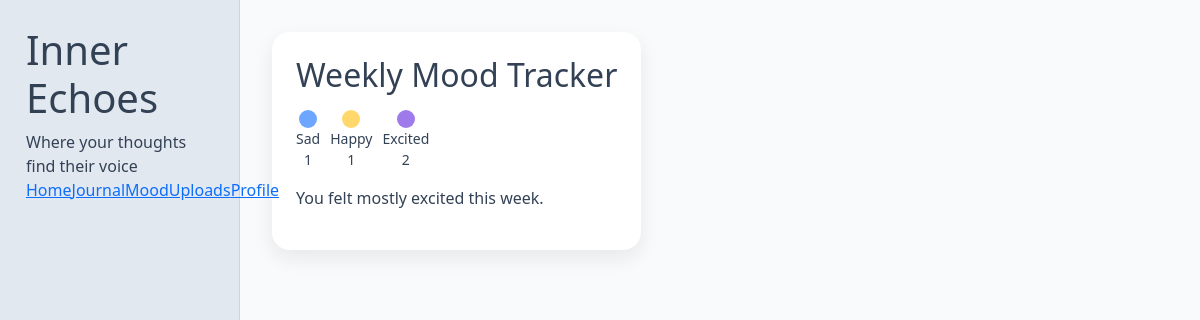
The app's page /mood (signed in) with its own data.
### tables this page shows
CREATE TABLE entries (
        id INTEGER PRIMARY KEY AUTOINCREMENT,
        username TEXT,
        title TEXT,
        content TEXT,
        mood TEXT,
        date TEXT,
        file TEXT, tags TEXT,
        FOREIGN KEY (username) REFERENCES users (username)
    );

### app.py (the view)
@app.route('/mood')
def mood():
    if not session.get('logged_in'):
        return redirect('/login')
    entries = get_user_entries(session.get('username'))
    mood_summary = Counter([e['mood'] for e in entries])
    top_mood = mood_summary.most_common(1)[0][0] if mood_summary else 'calm'
    return render_template('mood.html', mood_summary=mood_summary, top_mood=top_mood, current_mood=session.get('mood', 'happy'))

### app.py (called while the page is built)
def decrypt_text(encrypted_text):
    return cipher.decrypt(encrypted_text.encode()).decode()

def get_user_entries(username):
    conn = sqlite3.connect(DB_FILE)
    c = conn.cursor()
    c.execute('SELECT id, title, content, mood, date, file, tags FROM entries WHERE username = ? ORDER BY date DESC', (username,))
    rows = c.fetchall()
    conn.close()
    entries = []
    for row in rows:
        try:
            decrypted_content = decrypt_text(row[2])
        except Exception as e:
            print(f"Decryption failed for entry {row[0]}: {e}")
            decrypted_content = "[Content could not be decrypted - this entry may be corrupted]"
        entries.append({
            'id': row[0],
            'title': row[1],
            'content': decrypted_content,
            'mood': row[3],
            'date': row[4],
            'file': row[5],
            'tags': row[6] or ''
        })
    return entries

### templates/mood.html (shortened to what this page needs)
<!DOCTYPE html>
<html lang="en">
<head><meta charset="UTF-8"><meta name="viewport" content="width=device-width, initial-scale=1.0"><title>Feeling Tracker - Inner Echoes</title>
<link href="https://cdn.jsdelivr.net/npm/bootstrap@5.3.0/dist/css/bootstrap.min.css" rel="stylesheet">
<link href="https://cdn.jsdelivr.net/npm/bootstrap-icons@1.10.0/font/bootstrap-icons.css" rel="stylesheet">
</head>
<body>
<div class="app-shell">
  <aside class="app-sidebar"><h1>Inner Echoes</h1><div class="tagline">Where your thoughts find their voice</div><a href="/">Home</a><a href="/journal">Journal</a><a href="/mood" class="active">Mood</a><a href="/uploads">Uploads</a><a href="/profile">Profile</a></aside>
  <main class="app-content">
    <div class="section-card"><h2>Weekly Mood Tracker</h2><div class="mood-strip" style="margin:16px 0;">
      {% for m,count in mood_summary.items() %}
        <div style="display:flex;flex-direction:column;align-items:center;">
          <div class="mood-dot" style="background: {% if m == 'happy' %}#FFD76A{% elif m == 'sad' %}#6CA6FF{% else %}#9F7AEA{% endif %};"></div>
          <small>{{ m|title }}</small>
          <small>{{ count }}</small>
        </div>
      {% endfor %}
    </div>
    <p style="margin-top:16px;">You felt mostly {{ top_mood }} this week.</p></div>
  </main>
</div>
</body>
</html>

### templates/mood.html (style rules this page uses)
body { background:#F9FAFB;color:#334155;min-height:100vh; }
.app-shell { display:flex;min-height:100vh; }
.app-sidebar { width:240px;background:#E2E8F0;border-right:1px solid #CBD5E1;padding:26px;position:fixed;top:0;left:0;bottom:0; }
.app-content { margin-left:240px;padding:32px;width:calc(100%-240px);max-width:1200px;margin-right:auto; }
.section-card { background:#fff;border-radius:18px;box-shadow:0 8px 20px rgba(15,23,42,.08);padding:24px;margin-bottom:24px; }
.mood-strip { display:flex;gap:10px;align-items:center; }
.mood-dot { width:18px;height:18px;border-radius:50%; }

### records on screen
entries: mood "Sad", count "1"
entries: mood "Happy", count "1"
entries: mood "Excited", count "2", mood "excited"
